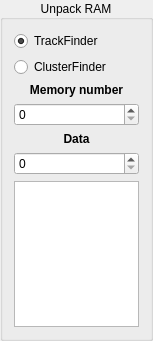
        <widget class="QGroupBox" name="Unpack_RAM">
         <property name="geometry">
          <rect>
           <x>550</x>
           <y>30</y>
           <width>153</width>
           <height>341</height>
          </rect>
         </property>
         <property name="title">
          <string>Unpack RAM</string>
         </property>
         <property name="alignment">
          <set>Qt::AlignCenter</set>
         </property>
         <layout class="QVBoxLayout" name="verticalLayout_11">
          <item>
           <layout class="QVBoxLayout" name="verticalLayout_12">
            <item>
             <widget class="QRadioButton" name="Unpack_RAM_TF">
              <property name="text">
               <string>TrackFinder</string>
              </property>
              <property name="checked">
               <bool>true</bool>
              </property>
             </widget>
            </item>
            <item>
             <widget class="QRadioButton" name="Unpack_RAM_CF">
              <property name="text">
               <string>ClusterFinder</string>
              </property>
             </widget>
            </item>
            <item>
             <widget class="QLabel" name="label_31">
              <property name="font">
               <font>
                <weight>75</weight>
                <bold>true</bold>
               </font>
              </property>
              <property name="text">
               <string>Memory number</string>
              </property>
              <property name="alignment">
               <set>Qt::AlignCenter</set>
              </property>
             </widget>
            </item>
            <item>
             <widget class="QSpinBox" name="Unpack_RAM_NUM">
              <property name="maximum">
               <number>4</number>
              </property>
             </widget>
            </item>
            <item>
             <widget class="QLabel" name="label_36">
              <property name="font">
               <font>
                <weight>75</weight>
                <bold>true</bold>
               </font>
              </property>
              <property name="text">
               <string>Data</string>
              </property>
              <property name="alignment">
               <set>Qt::AlignCenter</set>
              </property>
             </widget>
            </item>
            <item>
             <widget class="QSpinBox" name="Unpack_RAM_sb">
              <property name="wrapping">
               <bool>false</bool>
              </property>
              <property name="accelerated">
               <bool>false</bool>
              </property>
              <property name="showGroupSeparator" stdset="0">
               <bool>false</bool>
              </property>
              <property name="maximum">
               <number>65535</number>
              </property>
             </widget>
            </item>
           </layout>
          </item>
          <item>
           <widget class="QListWidget" name="Unpack_RAM_lw"/>
          </item>
         </layout>
        </widget>
